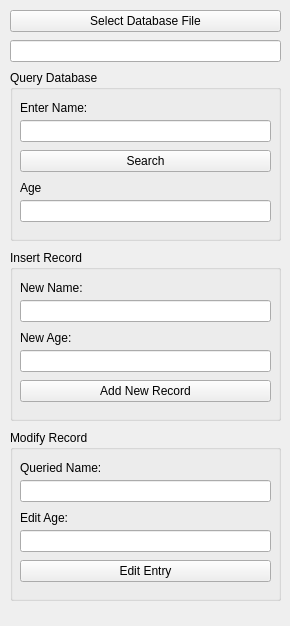
<?xml version="1.0" encoding="UTF-8"?>
<ui version="4.0">
 <class>MainWindow</class>
 <widget class="QMainWindow" name="MainWindow">
  <property name="geometry">
   <rect>
    <x>0</x>
    <y>0</y>
    <width>290</width>
    <height>626</height>
   </rect>
  </property>
  <property name="windowTitle">
   <string>MainWindow</string>
  </property>
  <widget class="QWidget" name="centralWidget">
   <widget class="QGroupBox" name="groupBox">
    <property name="geometry">
     <rect>
      <x>10</x>
      <y>70</y>
      <width>271</width>
      <height>171</height>
     </rect>
    </property>
    <property name="acceptDrops">
     <bool>false</bool>
    </property>
    <property name="autoFillBackground">
     <bool>false</bool>
    </property>
    <property name="title">
     <string>Query Database</string>
    </property>
    <widget class="QLabel" name="label">
     <property name="geometry">
      <rect>
       <x>10</x>
       <y>30</y>
       <width>251</width>
       <height>16</height>
      </rect>
     </property>
     <property name="text">
      <string>Enter Name:</string>
     </property>
    </widget>
    <widget class="QLineEdit" name="tb_name">
     <property name="geometry">
      <rect>
       <x>10</x>
       <y>50</y>
       <width>251</width>
       <height>22</height>
      </rect>
     </property>
    </widget>
    <widget class="QPushButton" name="bu_search">
     <property name="geometry">
      <rect>
       <x>10</x>
       <y>80</y>
       <width>251</width>
       <height>22</height>
      </rect>
     </property>
     <property name="text">
      <string>Search</string>
     </property>
    </widget>
    <widget class="QLineEdit" name="tb_age">
     <property name="geometry">
      <rect>
       <x>10</x>
       <y>130</y>
       <width>251</width>
       <height>22</height>
      </rect>
     </property>
     <property name="readOnly">
      <bool>true</bool>
     </property>
    </widget>
    <widget class="QLabel" name="label_2">
     <property name="geometry">
      <rect>
       <x>10</x>
       <y>110</y>
       <width>251</width>
       <height>16</height>
      </rect>
     </property>
     <property name="text">
      <string>Age</string>
     </property>
    </widget>
   </widget>
   <widget class="QPushButton" name="bu_select_file">
    <property name="geometry">
     <rect>
      <x>10</x>
      <y>10</y>
      <width>271</width>
      <height>22</height>
     </rect>
    </property>
    <property name="text">
     <string>Select Database File</string>
    </property>
   </widget>
   <widget class="QLineEdit" name="tb_db_name">
    <property name="geometry">
     <rect>
      <x>10</x>
      <y>40</y>
      <width>271</width>
      <height>22</height>
     </rect>
    </property>
    <property name="readOnly">
     <bool>true</bool>
    </property>
   </widget>
   <widget class="QGroupBox" name="groupBox_2">
    <property name="geometry">
     <rect>
      <x>10</x>
      <y>250</y>
      <width>271</width>
      <height>171</height>
     </rect>
    </property>
    <property name="title">
     <string>Insert Record</string>
    </property>
    <widget class="QLabel" name="label_3">
     <property name="geometry">
      <rect>
       <x>10</x>
       <y>30</y>
       <width>251</width>
       <height>16</height>
      </rect>
     </property>
     <property name="text">
      <string>New Name:</string>
     </property>
    </widget>
    <widget class="QLineEdit" name="tb_add_name">
     <property name="geometry">
      <rect>
       <x>10</x>
       <y>50</y>
       <width>251</width>
       <height>22</height>
      </rect>
     </property>
    </widget>
    <widget class="QLabel" name="label_4">
     <property name="geometry">
      <rect>
       <x>10</x>
       <y>80</y>
       <width>251</width>
       <height>16</height>
      </rect>
     </property>
     <property name="text">
      <string>New Age:</string>
     </property>
    </widget>
    <widget class="QLineEdit" name="tb_add_age">
     <property name="geometry">
      <rect>
       <x>10</x>
       <y>100</y>
       <width>251</width>
       <height>22</height>
      </rect>
     </property>
    </widget>
    <widget class="QPushButton" name="bu_add_record">
     <property name="geometry">
      <rect>
       <x>10</x>
       <y>130</y>
       <width>251</width>
       <height>22</height>
      </rect>
     </property>
     <property name="text">
      <string>Add New Record</string>
     </property>
    </widget>
   </widget>
   <widget class="QGroupBox" name="groupBox_3">
    <property name="geometry">
     <rect>
      <x>10</x>
      <y>430</y>
      <width>271</width>
      <height>171</height>
     </rect>
    </property>
    <property name="title">
     <string>Modify Record</string>
    </property>
    <widget class="QLabel" name="label_5">
     <property name="geometry">
      <rect>
       <x>10</x>
       <y>30</y>
       <width>251</width>
       <height>16</height>
      </rect>
     </property>
     <property name="text">
      <string>Queried Name:</string>
     </property>
    </widget>
    <widget class="QLineEdit" name="tb_mod_name">
     <property name="geometry">
      <rect>
       <x>10</x>
       <y>50</y>
       <width>251</width>
       <height>22</height>
      </rect>
     </property>
     <property name="readOnly">
      <bool>true</bool>
     </property>
    </widget>
    <widget class="QLabel" name="label_6">
     <property name="geometry">
      <rect>
       <x>10</x>
       <y>80</y>
       <width>251</width>
       <height>16</height>
      </rect>
     </property>
     <property name="text">
      <string>Edit Age:</string>
     </property>
    </widget>
    <widget class="QLineEdit" name="tb_mod_age">
     <property name="geometry">
      <rect>
       <x>10</x>
       <y>100</y>
       <width>251</width>
       <height>22</height>
      </rect>
     </property>
    </widget>
    <widget class="QPushButton" name="bu_mod_record">
     <property name="geometry">
      <rect>
       <x>10</x>
       <y>130</y>
       <width>251</width>
       <height>22</height>
      </rect>
     </property>
     <property name="text">
      <string>Edit Entry</string>
     </property>
    </widget>
   </widget>
  </widget>
 </widget>
 <layoutdefault spacing="6" margin="11"/>
 <resources/>
 <connections/>
</ui>
